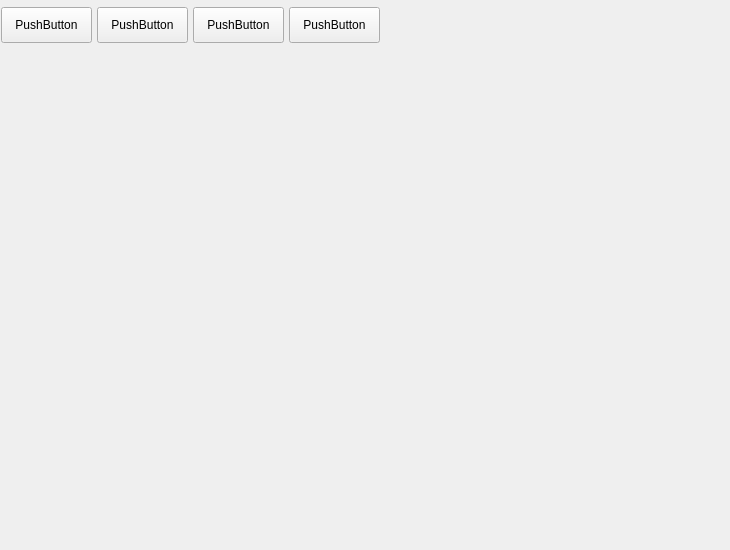
<?xml version="1.0" encoding="UTF-8"?>
<ui version="4.0">
 <class>DockerPage</class>
 <widget class="QWidget" name="DockerPage">
  <property name="geometry">
   <rect>
    <x>0</x>
    <y>0</y>
    <width>730</width>
    <height>550</height>
   </rect>
  </property>
  <property name="windowTitle">
   <string>Form</string>
  </property>
  <widget class="QStackedWidget" name="stackedWidget">
   <property name="geometry">
    <rect>
     <x>0</x>
     <y>60</y>
     <width>740</width>
     <height>490</height>
    </rect>
   </property>
   <widget class="QWidget" name="page">
    <widget class="QWidget" name="menu_widget" native="true">
     <property name="geometry">
      <rect>
       <x>10</x>
       <y>70</y>
       <width>730</width>
       <height>50</height>
      </rect>
     </property>
    </widget>
   </widget>
   <widget class="QWidget" name="page_2"/>
  </widget>
  <widget class="Dtk::Widget::DFrame" name="Dtk::Widget::DFrame">
   <property name="geometry">
    <rect>
     <x>0</x>
     <y>0</y>
     <width>730</width>
     <height>50</height>
    </rect>
   </property>
  </widget>
  <widget class="QPushButton" name="pushButton_4">
   <property name="geometry">
    <rect>
     <x>193</x>
     <y>7</y>
     <width>91</width>
     <height>36</height>
    </rect>
   </property>
   <property name="text">
    <string>PushButton</string>
   </property>
  </widget>
  <widget class="QPushButton" name="pushButton_5">
   <property name="geometry">
    <rect>
     <x>289</x>
     <y>7</y>
     <width>91</width>
     <height>36</height>
    </rect>
   </property>
   <property name="text">
    <string>PushButton</string>
   </property>
  </widget>
  <widget class="QPushButton" name="pushButton_2">
   <property name="geometry">
    <rect>
     <x>1</x>
     <y>7</y>
     <width>91</width>
     <height>36</height>
    </rect>
   </property>
   <property name="text">
    <string>PushButton</string>
   </property>
  </widget>
  <widget class="QPushButton" name="pushButton_3">
   <property name="geometry">
    <rect>
     <x>97</x>
     <y>7</y>
     <width>91</width>
     <height>36</height>
    </rect>
   </property>
   <property name="text">
    <string>PushButton</string>
   </property>
  </widget>
 </widget>
 <customwidgets>
  <customwidget>
   <class>Dtk::Widget::DFrame</class>
   <extends>QFrame</extends>
   <header>DFrame</header>
  </customwidget>
 </customwidgets>
 <resources/>
 <connections/>
</ui>
